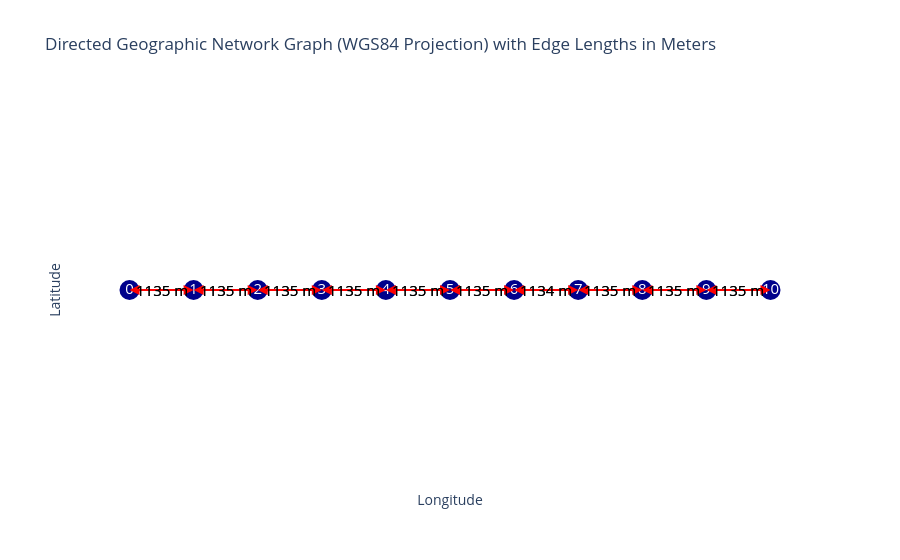

Write notebook code for a chart like this one.
### Code cell
opentnsim.graph.plot_graph(FG)

### Figure 1 — Plotly figure (JSON) as saved in the notebook; plotly's stock layout.template omitted (floating-point values rounded to 4 significant figures)
{"data": [{"hoverinfo": "none", "line": {"color": "red", "width": 2}, "mode": "lines", "type": "scatter", "x": [0, 0.0102], "y": [0, 0]}, {"hoverinfo": "none", "line": {"color": "red", "width": 2}, "mode": "lines", "type": "scatter", "x": [0.0102, 0], "y": [0, 0]}, {"hoverinfo": "none", "line": {"color": "red", "width": 2}, "mode": "lines", "type": "scatter", "x": [0.0102, 0.02039], "y": [0, 0]}, {"hoverinfo": "none", "line": {"color": "red", "width": 2}, "mode": "lines", "type": "scatter", "x": [0.02039, 0.0102], "y": [0, 0]}, {"hoverinfo": "none", "line": {"color": "red", "width": 2}, "mode": "lines", "type": "scatter", "x": [0.02039, 0.03059], "y": [0, 0]}, {"hoverinfo": "none", "line": {"color": "red", "width": 2}, "mode": "lines", "type": "scatter", "x": [0.03059, 0.02039], "y": [0, 0]}, {"hoverinfo": "none", "line": {"color": "red", "width": 2}, "mode": "lines", "type": "scatter", "x": [0.03059, 0.04078], "y": [0, 0]}, {"hoverinfo": "none", "line": {"color": "red", "width": 2}, "mode": "lines", "type": "scatter", "x": [0.04078, 0.03059], "y": [0, 0]}, {"hoverinfo": "none", "line": {"color": "red", "width": 2}, "mode": "lines", "type": "scatter", "x": [0.04078, 0.05098], "y": [0, 0]}, {"hoverinfo": "none", "line": {"color": "red", "width": 2}, "mode": "lines", "type": "scatter", "x": [0.05098, 0.04078], "y": [0, 0]}, {"hoverinfo": "none", "line": {"color": "red", "width": 2}, "mode": "lines", "type": "scatter", "x": [0.05098, 0.06118], "y": [0, 0]}, {"hoverinfo": "none", "line": {"color": "red", "width": 2}, "mode": "lines", "type": "scatter", "x": [0.06118, 0.05098], "y": [0, 0]}, {"hoverinfo": "none", "line": {"color": "red", "width": 2}, "mode": "lines", "type": "scatter", "x": [0.06118, 0.07137], "y": [0, 0]}, {"hoverinfo": "none", "line": {"color": "red", "width": 2}, "mode": "lines", "type": "scatter", "x": [0.07137, 0.06118], "y": [0, 0]}, {"hoverinfo": "none", "line": {"color": "red", "width": 2}, "mode": "lines", "type": "scatter", "x": [0.07137, 0.08157], "y": [0, 0]}, {"hoverinfo": "none", "line": {"color": "red", "width": 2}, "mode": "lines", "type": "scatter", "x": [0.08157, 0.07137], "y": [0, 0]}, {"hoverinfo": "none", "line": {"color": "red", "width": 2}, "mode": "lines", "type": "scatter", "x": [0.08157, 0.09176], "y": [0, 0]}, {"hoverinfo": "none", "line": {"color": "red", "width": 2}, "mode": "lines", "type": "scatter", "x": [0.09176, 0.08157], "y": [0, 0]}, {"hoverinfo": "none", "line": {"color": "red", "width": 2}, "mode": "lines", "type": "scatter", "x": [0.09176, 0.102], "y": [0, 0]}, {"hoverinfo": "none", "line": {"color": "red", "width": 2}, "mode": "lines", "type": "scatter", "x": [0.102, 0.09176], "y": [0, 0]}, {"hoverinfo": "text", "marker": {"color": "darkblue", "size": 20}, "mode": "markers+text", "text": ["0", "1", "2", "3", "4", "5", "6", "7", "8", "9", "10"], "textfont": {"color": "white", "size": 15}, "textposition": "middle center", "type": "scatter", "x": [0, 0.0102, 0.02039, 0.03059, 0.04078, 0.05098, 0.06118, 0.07137, 0.08157, 0.09176, 0.102], "y": [0, 0, 0, 0, 0, 0, 0, 0, 0, 0, 0]}], "layout": {"annotations": [{"arrowcolor": "red", "arrowhead": 2, "arrowsize": 2, "arrowwidth": 1, "ax": 0, "axref": "x", "ay": 0, "ayref": "y", "showarrow": true, "x": 0.0102, "xref": "x", "y": 0, "yref": "y"}, {"arrowcolor": "red", "arrowhead": 2, "arrowsize": 2, "arrowwidth": 1, "ax": 0.0102, "axref": "x", "ay": 0, "ayref": "y", "showarrow": true, "x": 0, "xref": "x", "y": 0, "yref": "y"}, {"arrowcolor": "red", "arrowhead": 2, "arrowsize": 2, "arrowwidth": 1, "ax": 0.0102, "axref": "x", "ay": 0, "ayref": "y", "showarrow": true, "x": 0.02039, "xref": "x", "y": 0, "yref": "y"}, {"arrowcolor": "red", "arrowhead": 2, "arrowsize": 2, "arrowwidth": 1, "ax": 0.02039, "axref": "x", "ay": 0, "ayref": "y", "showarrow": true, "x": 0.0102, "xref": "x", "y": 0, "yref": "y"}, {"arrowcolor": "red", "arrowhead": 2, "arrowsize": 2, "arrowwidth": 1, "ax": 0.02039, "axref": "x", "ay": 0, "ayref": "y", "showarrow": true, "x": 0.03059, "xref": "x", "y": 0, "yref": "y"}, {"arrowcolor": "red", "arrowhead": 2, "arrowsize": 2, "arrowwidth": 1, "ax": 0.03059, "axref": "x", "ay": 0, "ayref": "y", "showarrow": true, "x": 0.02039, "xref": "x", "y": 0, "yref": "y"}, {"arrowcolor": "red", "arrowhead": 2, "arrowsize": 2, "arrowwidth": 1, "ax": 0.03059, "axref": "x", "ay": 0, "ayref": "y", "showarrow": true, "x": 0.04078, "xref": "x", "y": 0, "yref": "y"}, {"arrowcolor": "red", "arrowhead": 2, "arrowsize": 2, "arrowwidth": 1, "ax": 0.04078, "axref": "x", "ay": 0, "ayref": "y", "showarrow": true, "x": 0.03059, "xref": "x", "y": 0, "yref": "y"}, {"arrowcolor": "red", "arrowhead": 2, "arrowsize": 2, "arrowwidth": 1, "ax": 0.04078, "axref": "x", "ay": 0, "ayref": "y", "showarrow": true, "x": 0.05098, "xref": "x", "y": 0, "yref": "y"}, {"arrowcolor": "red", "arrowhead": 2, "arrowsize": 2, "arrowwidth": 1, "ax": 0.05098, "axref": "x", "ay": 0, "ayref": "y", "showarrow": true, "x": 0.04078, "xref": "x", "y": 0, "yref": "y"}, {"arrowcolor": "red", "arrowhead": 2, "arrowsize": 2, "arrowwidth": 1, "ax": 0.05098, "axref": "x", "ay": 0, "ayref": "y", "showarrow": true, "x": 0.06118, "xref": "x", "y": 0, "yref": "y"}, {"arrowcolor": "red", "arrowhead": 2, "arrowsize": 2, "arrowwidth": 1, "ax": 0.06118, "axref": "x", "ay": 0, "ayref": "y", "showarrow": true, "x": 0.05098, "xref": "x", "y": 0, "yref": "y"}, {"arrowcolor": "red", "arrowhead": 2, "arrowsize": 2, "arrowwidth": 1, "ax": 0.06118, "axref": "x", "ay": 0, "ayref": "y", "showarrow": true, "x": 0.07137, "xref": "x", "y": 0, "yref": "y"}, {"arrowcolor": "red", "arrowhead": 2, "arrowsize": 2, "arrowwidth": 1, "ax": 0.07137, "axref": "x", "ay": 0, "ayref": "y", "showarrow": true, "x": 0.06118, "xref": "x", "y": 0, "yref": "y"}, {"arrowcolor": "red", "arrowhead": 2, "arrowsize": 2, "arrowwidth": 1, "ax": 0.07137, "axref": "x", "ay": 0, "ayref": "y", "showarrow": true, "x": 0.08157, "xref": "x", "y": 0, "yref": "y"}, {"arrowcolor": "red", "arrowhead": 2, "arrowsize": 2, "arrowwidth": 1, "ax": 0.08157, "axref": "x", "ay": 0, "ayref": "y", "showarrow": true, "x": 0.07137, "xref": "x", "y": 0, "yref": "y"}, {"arrowcolor": "red", "arrowhead": 2, "arrowsize": 2, "arrowwidth": 1, "ax": 0.08157, "axref": "x", "ay": 0, "ayref": "y", "showarrow": true, "x": 0.09176, "xref": "x", "y": 0, "yref": "y"}, {"arrowcolor": "red", "arrowhead": 2, "arrowsize": 2, "arrowwidth": 1, "ax": 0.09176, "axref": "x", "ay": 0, "ayref": "y", "showarrow": true, "x": 0.08157, "xref": "x", "y": 0, "yref": "y"}, {"arrowcolor": "red", "arrowhead": 2, "arrowsize": 2, "arrowwidth": 1, "ax": 0.09176, "axref": "x", "ay": 0, "ayref": "y", "showarrow": true, "x": 0.102, "xref": "x", "y": 0, "yref": "y"}, {"arrowcolor": "red", "arrowhead": 2, "arrowsize": 2, "arrowwidth": 1, "ax": 0.102, "axref": "x", "ay": 0, "ayref": "y", "showarrow": true, "x": 0.09176, "xref": "x", "y": 0, "yref": "y"}, {"font": {"color": "black", "size": 15}, "showarrow": false, "text": "1135 m", "x": 0.005098, "y": 0}, {"font": {"color": "black", "size": 15}, "showarrow": false, "text": "1135 m", "x": 0.005098, "y": 0}, {"font": {"color": "black", "size": 15}, "showarrow": false, "text": "1135 m", "x": 0.01529, "y": 0}, {"font": {"color": "black", "size": 15}, "showarrow": false, "text": "1135 m", "x": 0.01529, "y": 0}, {"font": {"color": "black", "size": 15}, "showarrow": false, "text": "1135 m", "x": 0.02549, "y": 0}, {"font": {"color": "black", "size": 15}, "showarrow": false, "text": "1135 m", "x": 0.02549, "y": 0}, {"font": {"color": "black", "size": 15}, "showarrow": false, "text": "1135 m", "x": 0.03569, "y": 0}, {"font": {"color": "black", "size": 15}, "showarrow": false, "text": "1135 m", "x": 0.03569, "y": 0}, {"font": {"color": "black", "size": 15}, "showarrow": false, "text": "1135 m", "x": 0.04588, "y": 0}, {"font": {"color": "black", "size": 15}, "showarrow": false, "text": "1135 m", "x": 0.04588, "y": 0}, {"font": {"color": "black", "size": 15}, "showarrow": false, "text": "1135 m", "x": 0.05608, "y": 0}, {"font": {"color": "black", "size": 15}, "showarrow": false, "text": "1135 m", "x": 0.05608, "y": 0}, {"font": {"color": "black", "size": 15}, "showarrow": false, "text": "1134 m", "x": 0.06627, "y": 0}, {"font": {"color": "black", "size": 15}, "showarrow": false, "text": "1134 m", "x": 0.06627, "y": 0}, {"font": {"color": "black", "size": 15}, "showarrow": false, "text": "1135 m", "x": 0.07647, "y": 0}, {"font": {"color": "black", "size": 15}, "showarrow": false, "text": "1135 m", "x": 0.07647, "y": 0}, {"font": {"color": "black", "size": 15}, "showarrow": false, "text": "1135 m", "x": 0.08666, "y": 0}, {"font": {"color": "black", "size": 15}, "showarrow": false, "text": "1135 m", "x": 0.08666, "y": 0}, {"font": {"color": "black", "size": 15}, "showarrow": false, "text": "1135 m", "x": 0.09686, "y": 0}, {"font": {"color": "black", "size": 15}, "showarrow": false, "text": "1135 m", "x": 0.09686, "y": 0}], "plot_bgcolor": "white", "showlegend": false, "title": {"text": "Directed Geographic Network Graph (WGS84 Projection) with Edge Lengths in Meters"}, "xaxis": {"showgrid": false, "showticklabels": false, "title": {"text": "Longitude"}, "zeroline": false}, "yaxis": {"showgrid": false, "showticklabels": false, "title": {"text": "Latitude"}, "zeroline": false}}}
